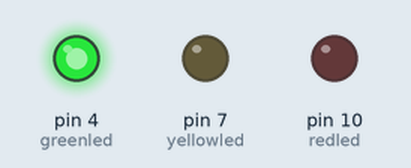
This sketch was run on a simulated Arduino Uno, built with avr-gcc and run on an emulated ATmega328P. Parts: output pins drawn as LEDs (lit = HIGH).

Above: at 1.5 s.
At 4.2 s:
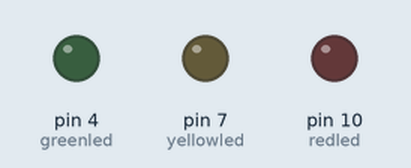
At 7.5 s:
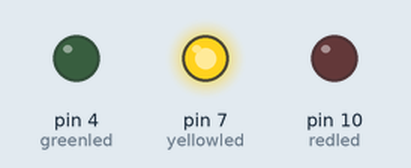
At 10.5 s:
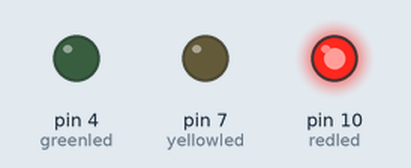
Timing chart, 0 to 15.6 s (numbered marks = the images above):
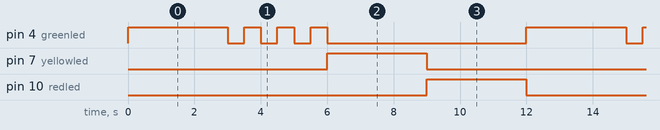

The sketch:

Project_3_Traffic_Light.ino
```cpp
int redled =10; // initialize digital pin 10.
int yellowled =7; // initialize digital pin 7.
int greenled =4; // initialize digital pin 4.
void setup()
{
pinMode(redled, OUTPUT);// set the pin with red LED as “output”
pinMode(yellowled, OUTPUT); // set the pin with yellow LED as “output”
pinMode(greenled, OUTPUT); // set the pin with blue LED as “output”
}
void loop()
{
digitalWrite(greenled, HIGH);//// turn on blue LED
delay(3000);// wait 2 seconds
digitalWrite(greenled, LOW); // turn off blue LED
for(int i=0;i<3;i++)// blinks for 3 times
{
delay(500);// wait 0.5 second
digitalWrite(greenled, HIGH);// turn on blue LED
delay(500);// wait 0.5 second
digitalWrite(greenled, LOW);// turn off blue LED
}
digitalWrite(yellowled, HIGH);//// turn on blue LED
delay(3000);// wait 3 seconds
digitalWrite(yellowled, LOW); // turn off blue LED
digitalWrite(redled, HIGH);// turn on red LED
delay(3000);// wait 3 second
digitalWrite(redled, LOW);// turn off red LED
}
```

Measured:
- by itself, pin 4 (greenled): repeats every 12.0 s: 3 × (LOW 0.50 s, HIGH 0.50 s), LOW 6.0 s, HIGH 3.0 s
- by itself, pin 7 (yellowled), pin 10 (redled): alternates HIGH for 3.0 s and LOW for 9.0 s
- by itself, everything shown: repeats every 12.0 s, in 10 steps
